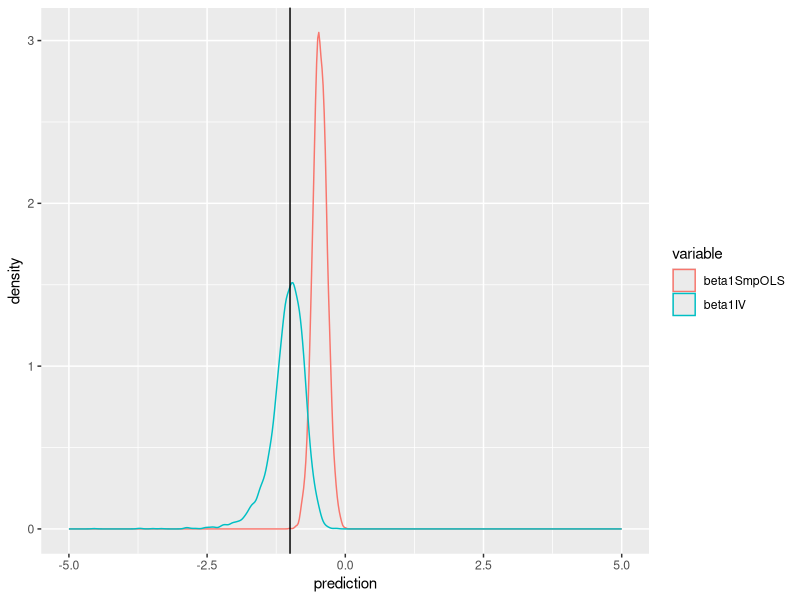
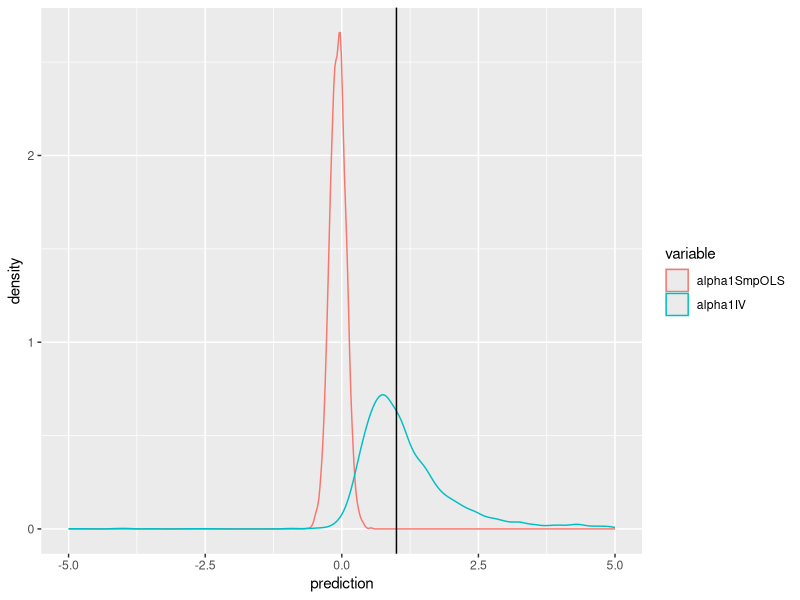
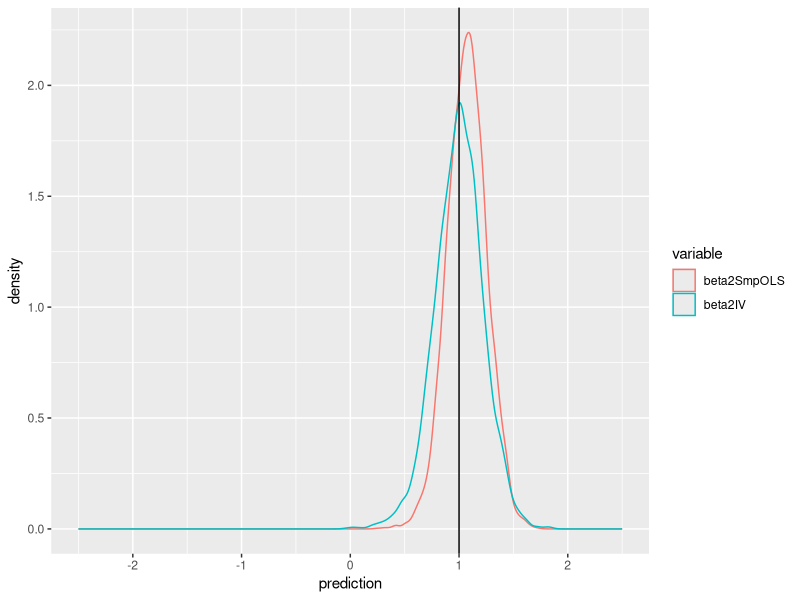
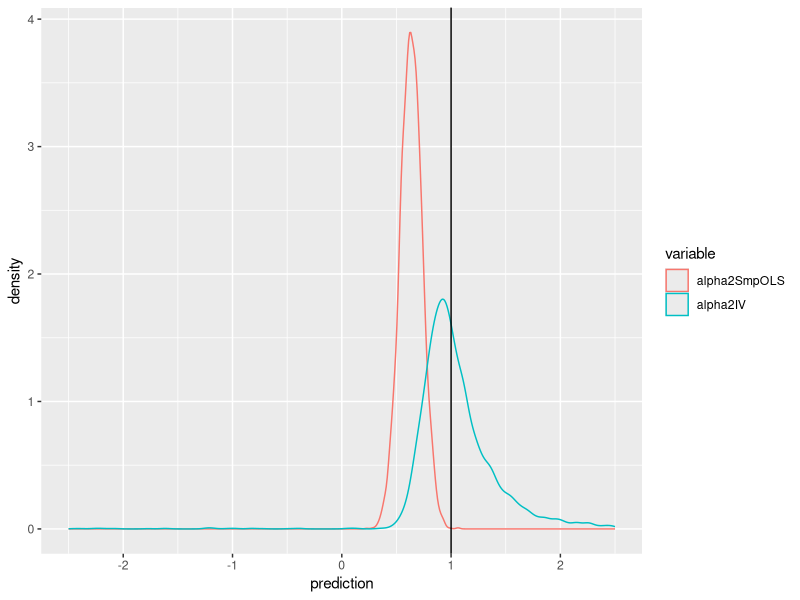

The R source for these figures, in order:
library(mvtnorm)
library(data.table)
library(ggplot2)

# set ground truth 
#(to simulate simultaneous equations example in Chap 14 of Using Econometrics - 6th Ed by
# Studenmund)
beta1 <- -1
beta2 <- 1
alpha1 <- 1
alpha2 <- 1

# noise parameters
sig2S  <- 3
sig2D <- 2
sig2X <- 1
sig2Z <- 4
uX <- 3
uZ <- 5
prosqr <- 0.4 

# Number of  observations used to fit the regression models
N <- 50

# Number of simulation runs to get the distribution of estimates
Nsim <- 5000





# pre allocate memory
beta1SmpOLS <- array(dim = Nsim )
beta2SmpOLS <- array(dim = Nsim )
alpha1SmpOLS <- array(dim = Nsim )
alpha2SmpOLS <- array(dim = Nsim )
beta1IV <- array(dim = Nsim )
beta2IV <- array(dim = Nsim )
alpha1IV <- array(dim = Nsim )
alpha2IV <- array(dim = Nsim )


covsqrXZ <- prosqr*sig2X*sig2Z
cov <- matrix(data = c(sig2X,sqrt(covsqrXZ), sqrt(covsqrXZ), sig2Z), nrow = 2 )

for (j in 1:Nsim) {
  
  XZsmp <- rmvnorm(n = N, mean = c(uX,uZ),sigma = cov)
  Xsmp <- XZsmp[,1]
  Zsmp <- XZsmp[,2]
  epsDemand <- rnorm(N,0,sqrt(sig2D))
  epsSupply <-rnorm(N,0,sqrt(sig2S))
  
  Psmp <- 1/(beta1-alpha1)*(alpha2*Zsmp - beta2*Xsmp + epsSupply - epsDemand)
  Qsmp <- beta1*Psmp +beta2*Xsmp + epsDemand
  
  
  
  dat <- data.table(Q = Qsmp, X = Xsmp, Z = Zsmp, P = Psmp)
  
  fitDemandOLS <- lm(data = dat, formula = 'Q ~ 1 + P + X')
  fitSupplyOLS <- lm(data = dat, formula = 'Q ~ 1 + P + Z')
  fitFirstStage <- lm(data = dat, formula = 'P ~ 1 + X + Z')
  dat$PHat <- predict(fitFirstStage,dat)
  
  fitDemandSecondStage <- lm(data = dat, formula = 'Q ~ 1 + PHat + X')
  fitSupplySecondStage <- lm(data = dat, formula = 'Q ~ 1 + PHat + Z')
  
  
  beta1SmpOLS[j] <- as.numeric(coef(fitDemandOLS)['P'])
  beta2SmpOLS[j] <- as.numeric(coef(fitDemandOLS)['X'])
  alpha1SmpOLS[j] <- as.numeric(coef(fitSupplyOLS)['P'])
  alpha2SmpOLS[j] <- as.numeric(coef(fitSupplyOLS)['Z'])
  beta1IV[j] <- as.numeric(coef(fitDemandSecondStage)['PHat'])
  beta2IV[j] <- as.numeric(coef(fitDemandSecondStage)['X'])
  alpha1IV[j] <- as.numeric(coef(fitSupplySecondStage)['PHat'])
  alpha2IV[j] <- as.numeric(coef(fitSupplySecondStage)['Z'])
  
}

simDat <- data.table( beta1SmpOLS = beta1SmpOLS,
                      beta2SmpOLS = beta2SmpOLS,
                      alpha1SmpOLS = alpha1SmpOLS,
                      alpha2SmpOLS = alpha2SmpOLS,
                      beta1IV = beta1IV,
                      beta2IV = beta2IV,
                      alpha1IV = alpha1IV,
                      alpha2IV = alpha2IV )


meltSimDat <- melt.data.table(simDat, measure.vars = c('beta1SmpOLS','beta2SmpOLS','alpha1SmpOLS','alpha2SmpOLS',
                                                       'beta1IV','beta2IV','alpha1IV','alpha2IV'), value.name = 'prediction')


ggplot(meltSimDat[variable %in% c('beta1SmpOLS','beta1IV')]) + geom_density(aes(x=prediction, col = variable)) + scale_x_continuous(limits = c(-5,5)) + geom_vline(aes(xintercept=beta1))
ggplot(meltSimDat[variable %in% c('alpha1SmpOLS','alpha1IV')]) + geom_density(aes(x=prediction, col = variable)) + scale_x_continuous(limits = c(-5,5)) + geom_vline(aes(xintercept=alpha1))
ggplot(meltSimDat[variable %in% c('beta2SmpOLS','beta2IV')]) + geom_density(aes(x=prediction, col = variable)) + scale_x_continuous(limits = c(-2.5,2.5)) + geom_vline(aes(xintercept=beta2))
ggplot(meltSimDat[variable %in% c('alpha2SmpOLS','alpha2IV')]) + geom_density(aes(x=prediction, col = variable)) + scale_x_continuous(limits = c(-2.5,2.5)) + geom_vline(aes(xintercept=alpha2))

